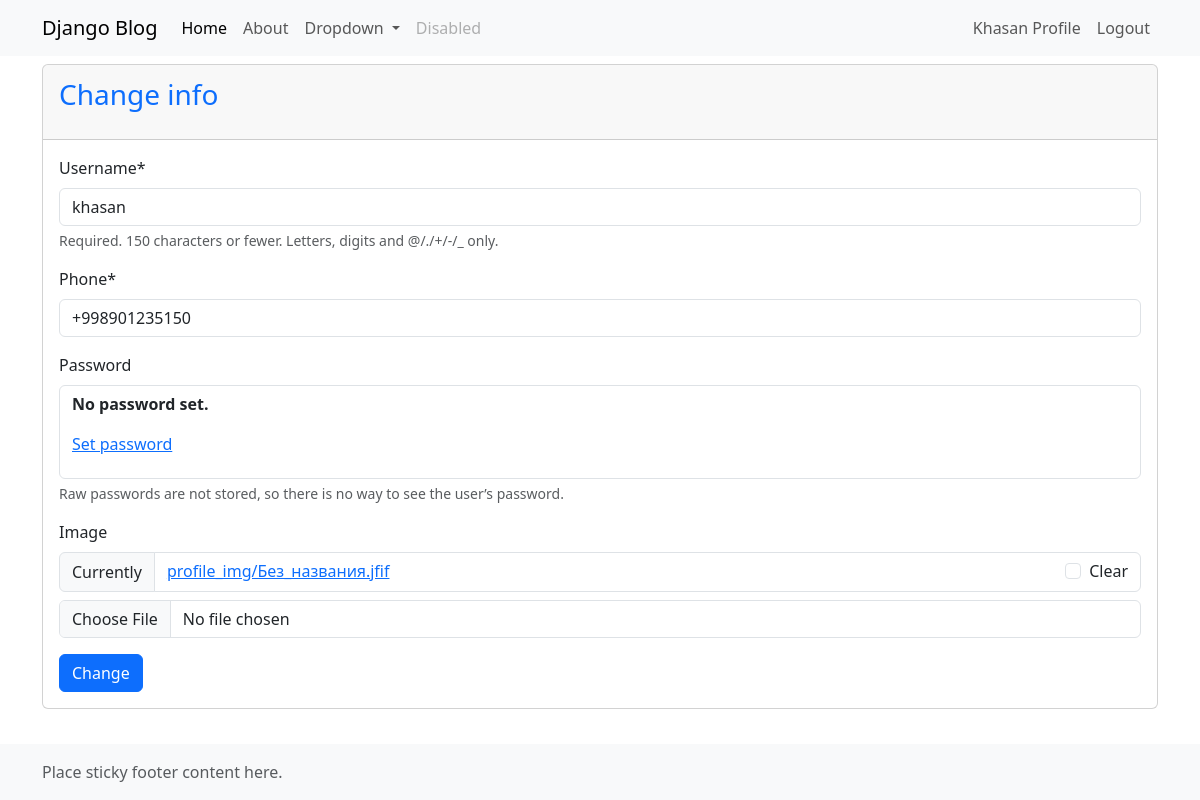
The page /change/ (signed in) on the database its author committed.
### blog/models/user.py (models this page shows, shortened)
class CustomUser(AbstractUser):
    phone = models.CharField(unique=True)
    USERNAME_FIELD = 'phone'
    REQUIRED_FIELDS = ['username']

class Profile(models.Model):
    user = models.OneToOneField(AUTH_USER_MODEL, on_delete=models.CASCADE)
    image = models.ImageField(upload_to='profile_img/', blank=True, null=True)

### blog/views.py (the view)
# urls.py: path('change/', blog_views.change_profile, name='change_profile'),
def change_profile(request):
    user = get_object_or_404(CustomUser, id=request.user.id)
    profile = Profile.objects.filter(user__id=request.user.id).first()
    if request.method == 'POST':
        u_form = CustomUserChangeForm(request.POST, instance=user)
        p_form = ProfileForm(request.POST, request.FILES, instance=profile)
        if u_form.is_valid() and p_form.is_valid():
            u_form.save()
            profile = p_form.save(commit=False)
            profile.user = request.user
            profile.save()
        return redirect('profile')
    else:
        u_form = CustomUserChangeForm(instance=user)
        p_form = ProfileForm(instance=profile)
    context = {
        "u_form": u_form,
        "p_form": p_form
    }
    return render(request, 'user/profile_change.html', context=context)

### blog/forms.py
class CustomUserChangeForm(UserChangeForm):
    class Meta:
        model = CustomUser
        fields = ('username', 'phone')

class ProfileForm(forms.ModelForm):
    class Meta:
        model = Profile
        fields = ('image',)

### templates/user/profile_change.html (shortened to what this page needs)
{% extends 'blog/base.html' %}
{% load static %}
{% load crispy_forms_tags %}
{% block content %}
    <div class="card my-2">
        <div class="card-header">
            <p class="fs-3 text-primary">Change info</p>
        </div>
        <div class="card-body">
            <form method="POST" action="{% url 'change_profile' %}" enctype="multipart/form-data">
                {{ u_form|crispy }}
                {{ p_form|crispy }}
                <button type="submit" class="btn btn-primary">Change</button>
            </form>
        </div>
    </div>
{% endblock %}

### templates/blog/base.html (shortened to what this page needs)
{% load static %}
{% load crispy_forms_tags %}
<!doctype html>
<html lang="en" class="h-100" data-bs-theme="light">
<head>
    <link rel="stylesheet" href="{% static 'blog/main.css' %}">
    <link href="https://cdn.jsdelivr.net/npm/bootstrap@5.3.6/dist/css/bootstrap.min.css" rel="stylesheet"
>
    <link rel="stylesheet" href="https://cdn.jsdelivr.net/npm/bootstrap-icons@1.13.1/font/bootstrap-icons.min.css">
</head>
<body class="d-flex flex-column h-100">
<nav class="navbar navbar-expand-lg bg-body-tertiary">
    <div class="container">
        <a class="navbar-brand" href="#">Django Blog</a>
        <div class="collapse navbar-collapse" id="navbarSupportedContent">
            {% if user.is_authenticated %}
                <ul class="navbar-nav me-auto mb-2 mb-lg-0">
                    <li class="nav-item">
                        <a class="nav-link active" aria-current="page" href="{% url 'home' %}">Home</a>
                    </li>
                    <li class="nav-item">
                        <a class="nav-link" href="{% url 'about' %}">About</a>
                    </li>
                    <li class="nav-item dropdown">
                        <a class="nav-link dropdown-toggle" href="#" role="button" data-bs-toggle="dropdown"
                           aria-expanded="false">
                            Dropdown
                        </a>
                    </li>
                    <li class="nav-item">
                        <a class="nav-link disabled" aria-disabled="true">Disabled</a>
                    </li>
                </ul>
                <ul class="navbar-nav me-right mb-2 mb-lg-0">
                    <li class="nav-item">
                        <a class="nav-link" href="{% url 'profile' %}">{{ user.username|capfirst }} Profile</a>
                    </li>
                    <li class="nav-item">
                        <a class="nav-link" href="{% url 'site_logout' %}">Logout</a>
                    </li>
                </ul>
            {% endif %}
        </div>
    </div>
</nav>
<div class="container">
    {% block content %}
    {% endblock %}
</div>
{% include 'blog/footer.html' %}
</body>
</html>

### rows shown on the page
CustomUser: username "Khasan", username "khasan", phone "+998901235150"
